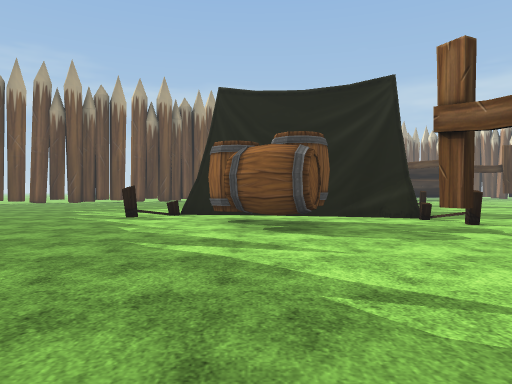
view 1 (above)

24 first-person views from a walk through a 3-D level made in the Unity game engine. The camera is 1.2 m above the floor, looks level and sees 70° across. The floor is counted in squares, 2 m on a side. Each view is taken from the middle of a square. On the plan, view 1 faces up. The plan holds only what a view shows up to about 10 squares ahead; the rest is blank. The place goes on beyond the plan. The terrain is drawn as flat ground. The player is left out. Some animated figures are left out. Some surface patterns are stand-ins.

view 2
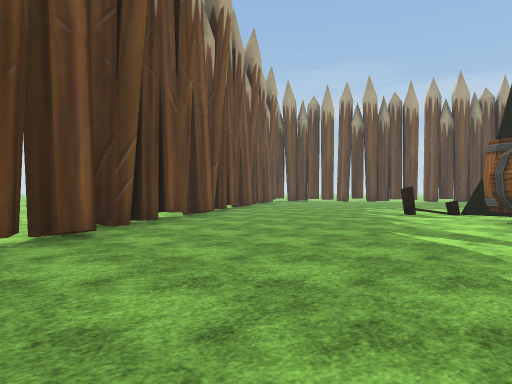

view 3
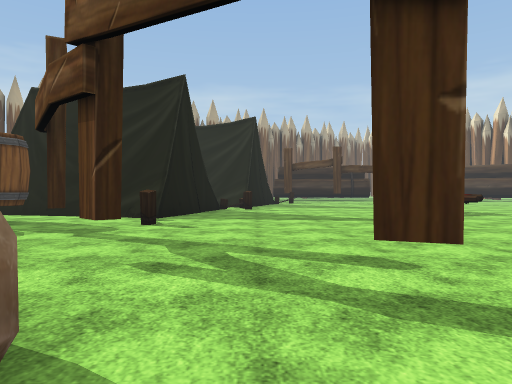

view 4
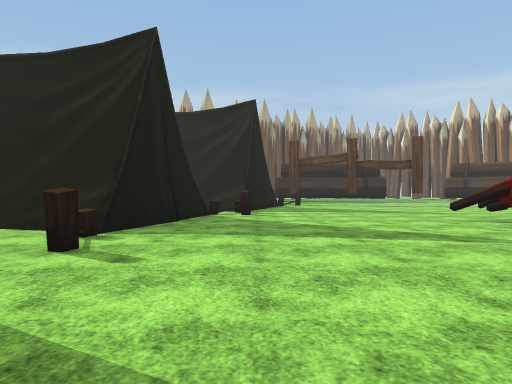

view 5
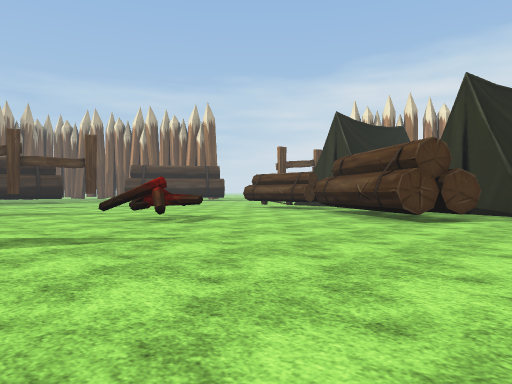

view 6
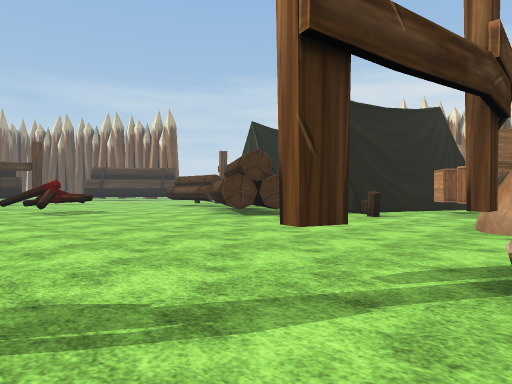

view 7
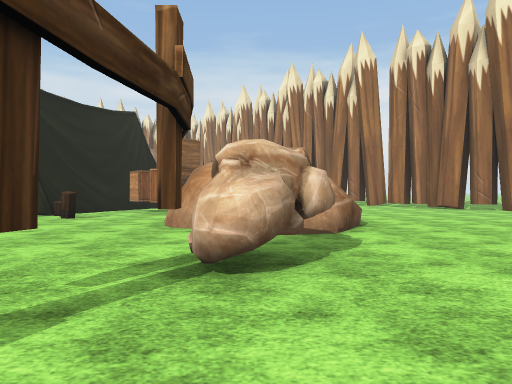

view 8
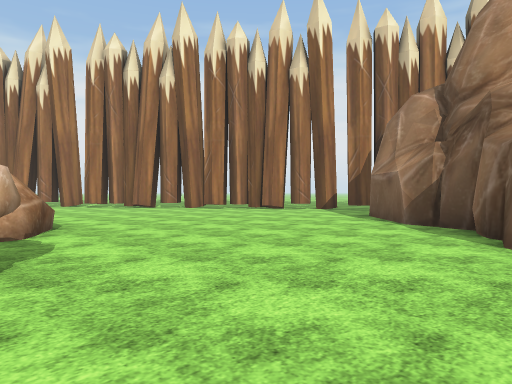

view 9
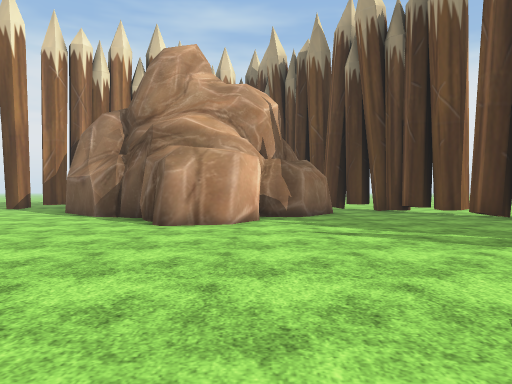

view 10
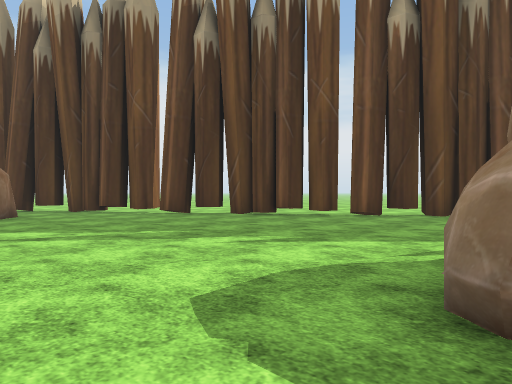

view 11
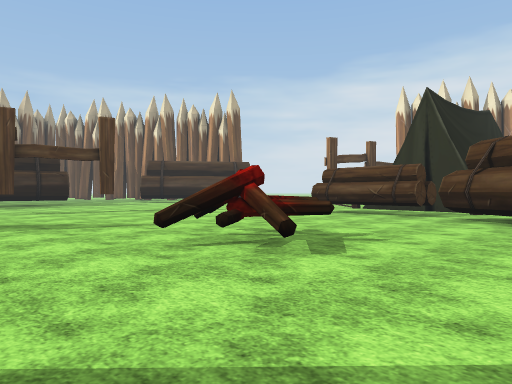

view 12
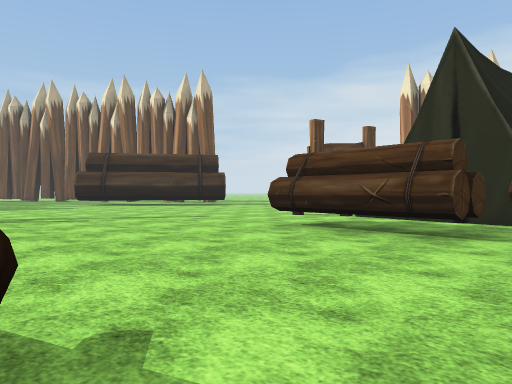

view 13
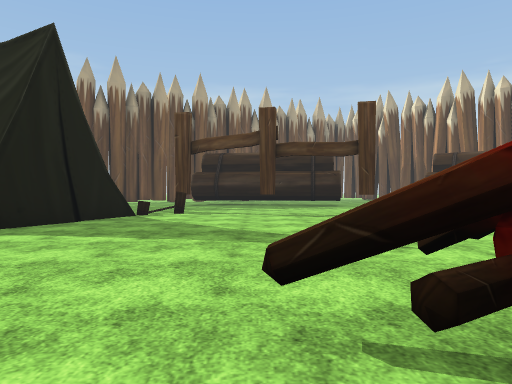

view 14
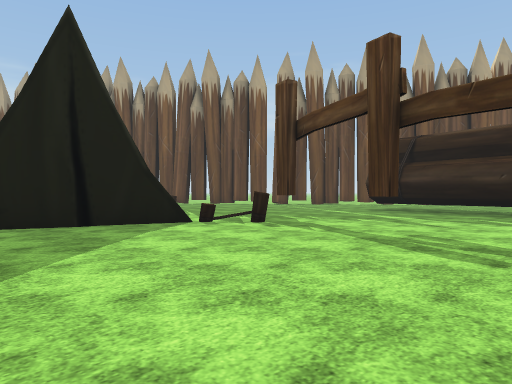

view 15
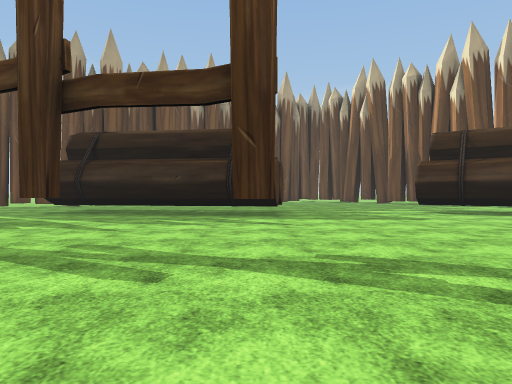

view 16
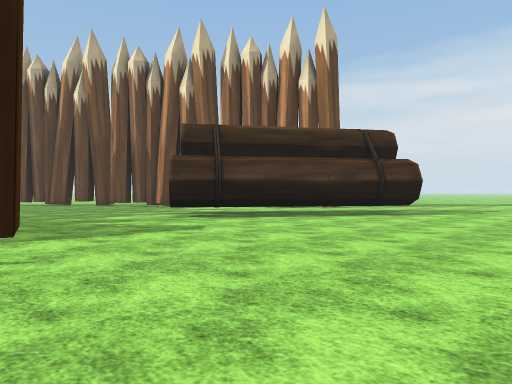

view 17
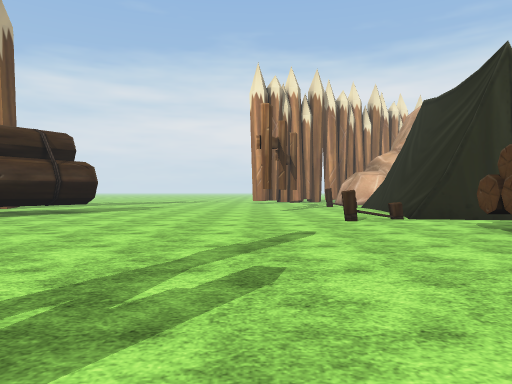

view 18
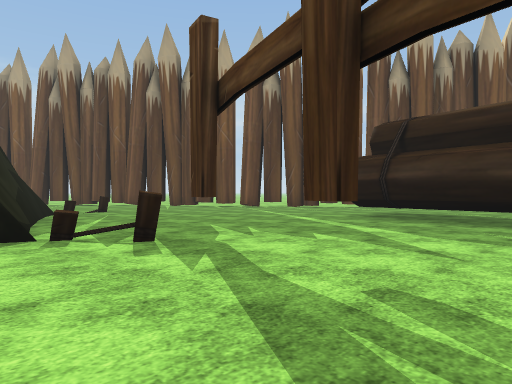

view 19
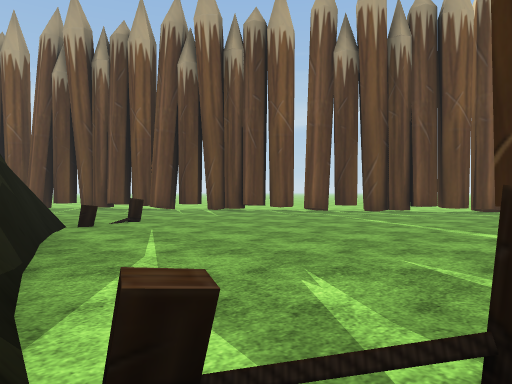

view 20
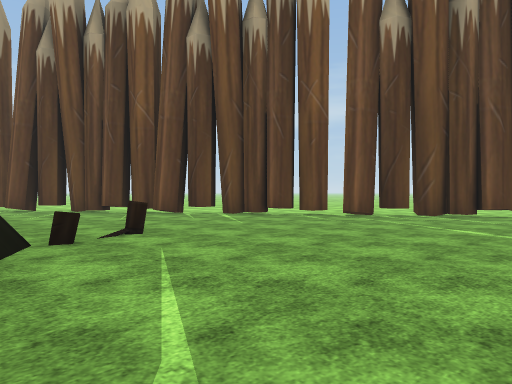

view 21
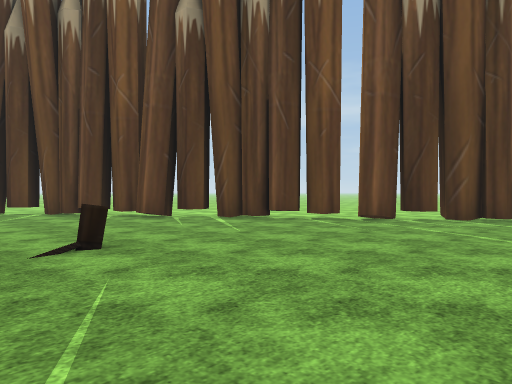

view 22
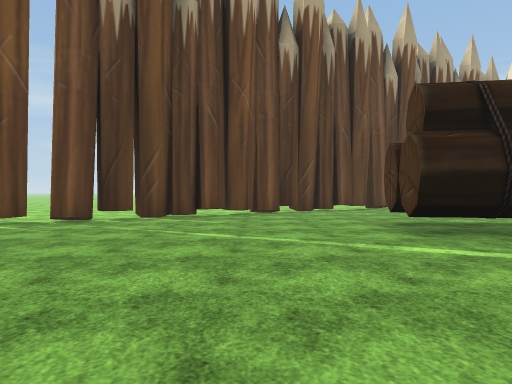

view 23
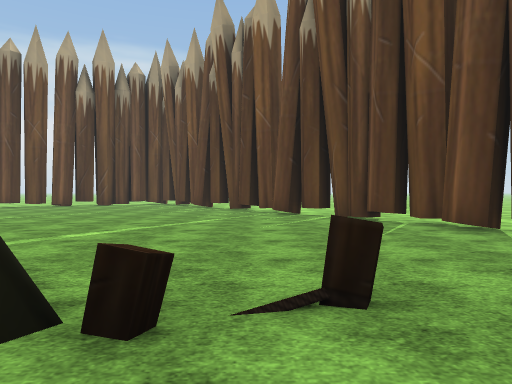

view 24
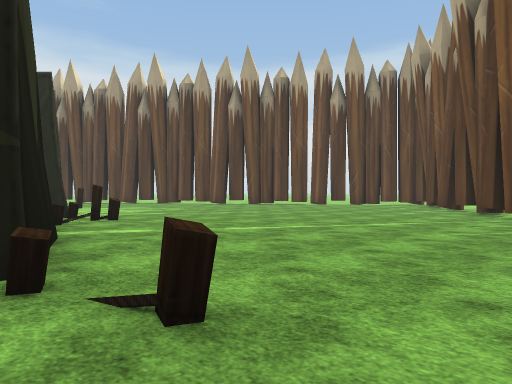

### Floor plan
Key: @ floor where view 1 was taken; # wall or solid block; x gap in a wall; . main floor; : floor 0.5 m higher than the main floor; = window, fence, low wall or low ledge; ^ raised ledge; B barrel; A box; R rock; T thing the floor can be seen under or through.
Columns run from 9 left of view 1 to 22 right of it. Each row starts with its distance up from view 1.
 30           ...###...
 29         ....##......
 28         ...##.......    ...
 27         .###.....#      ....
 26     ...###.......#      ...#
 25    ...##.........######....###
 24    ..##..............##......##
 23   .###........................##
 22   ##......=....................#
 21 ##........=.....................
 20 #..........#.......#............
 19  .........####...#....#.........
 18   ........#  ####...............
 17   ........     #................
 16   .......#     #................
 15   ......#      #.............#..
 14       ..=       ...............
 13        .#    #=#..........TT.###
 12              #............T .#
 11              #.....=^ ....TT.#
 10    ....#######......^^...... #
  9    ...#....###...........##x
  8    .....BB...x..........##
  7     .....BB..:..........#
  6    ......BB.#..........## .#
  5   #........................#
  4   ##......................=#
  3    #........ .#..........#..A
  2    ##.......  ..#...........A
  1    .##.....  ##....#....##.AA
  0     .#...@. ..........#x#
 -1        .............RR
 -2       ##..............=#
 -3       .##...............^.
 -4        .#...................
 -5         ##..................
 -6          #.......##.........
 -7          ##.....###.........
 -8           #....## ###....
 -9           .# .##    ##..

Where each view was taken, in squares from view 1:
view 1: 0 up, 0 right, facing up
view 2: 1 down, 1 right, facing up-left
view 3: 0 up, 6 right, facing up
view 4: 3 up, 6 right, facing up
view 5: 3 up, 7 right, facing up-right
view 6: 1 down, 8 right, facing up-right
view 7: 1 down, 8 right, facing right
view 8: 1 down, 8 right, facing down-right
view 9: 1 up, 7 right, facing down
view 10: 1 up, 7 right, facing down-left
view 11: 7 up, 8 right, facing up-right
view 12: 9 up, 12 right, facing up-right
view 13: 9 up, 10 right, facing up
view 14: 14 up, 13 right, facing up-left
view 15: 15 up, 13 right, facing up
view 16: 18 up, 13 right, facing up-right
view 17: 17 up, 12 right, facing right
view 18: 17 up, 12 right, facing up-left
view 19: 18 up, 8 right, facing up-left
view 20: 19 up, 6 right, facing up-left
view 21: 20 up, 5 right, facing up-left
view 22: 20 up, 5 right, facing up
view 23: 21 up, 3 right, facing left
view 24: 23 up, 2 right, facing down-left
